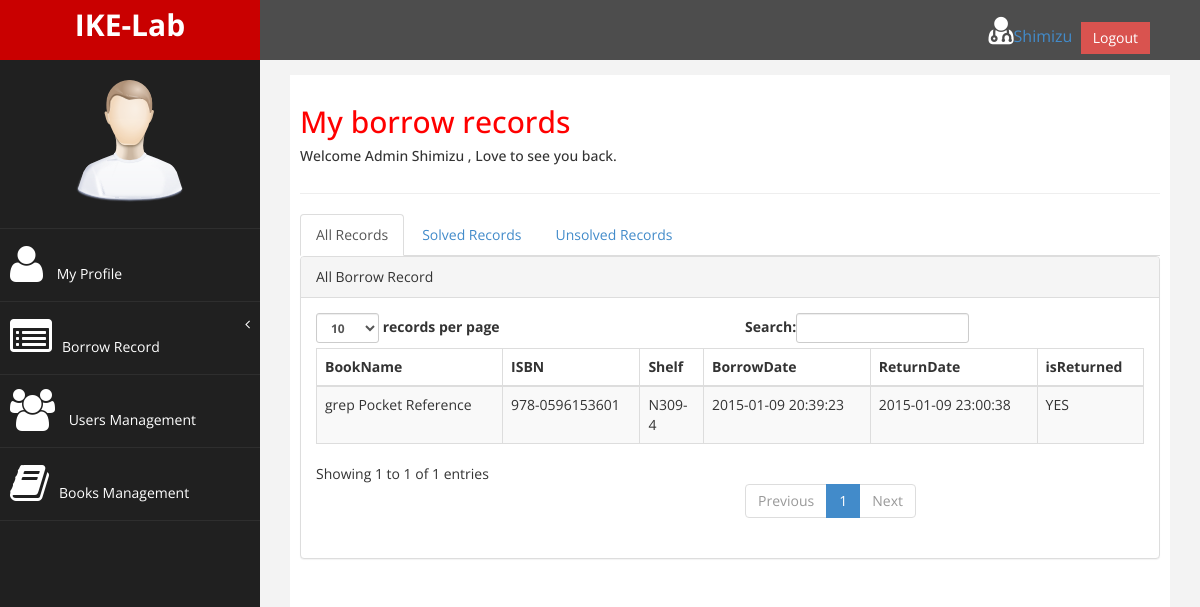
/adminborrow.php (signed in), run on the app's committed database.
### tables this page shows
CREATE TABLE IF NOT EXISTS `record` (
`record_id` int(11) NOT NULL,
  `user_id` int(11) NOT NULL,
  `book_id` int(11) NOT NULL,
  `borrow_date` datetime NOT NULL,
  `return_date` datetime DEFAULT NULL,
  `returned` tinyint(1) NOT NULL
);

CREATE TABLE IF NOT EXISTS `book` (
`book_id` int(11) NOT NULL,
  `isbn` varchar(20) DEFAULT NULL,
  `book_name` varchar(30) NOT NULL,
  `writer_name` varchar(20) NOT NULL,
  `publisher` varchar(20) DEFAULT NULL,
  `price` varchar(6) DEFAULT NULL,
  `shelf_id` varchar(10) NOT NULL,
  `available` tinyint(1) NOT NULL
);

### adminborrow.php (the view, shortened to what this page needs)
<?php require('includes/config.php');
require('layout/adminheader.php');
?>
 <div id="page-wrapper" >
            <div id="page-inner">
                <div class="row">
                    <div class="col-md-12">
                     <h2>My borrow records</h2>
                        <h5>Welcome Admin <?php echo $_SESSION['username']?> , Love to see you back. </h5>
                    </div>
                </div>
                 <hr />
            <div class="row">
                <div class="col-md-12 col-sm-12">
                            <ul class="nav nav-tabs">
                                <li class="active"><a href="#all" data-toggle="tab">All Records</a>
                                </li>
                                <li class=""><a href="#solved" data-toggle="tab">Solved Records</a>
                                </li>
                                <li class=""><a href="#unsolved" data-toggle="tab">Unsolved Records</a>
                                </li>
                            </ul>
                            <div class="tab-content">
                                <div class="tab-pane fade active in" id="all">
                    <div class="panel panel-default">
                        <div class="panel-heading">
                            All Borrow Record
                        </div>
                        <div class="panel-body">
                            <div class="table-responsive">
                                <table class="table table-striped table-bordered table-hover" id="dataTables-example">
                                    <thead>
                                        <tr>
                                            <th>BookName</th>
                                            <th>ISBN</th>
											<th>Shelf</th>
                                            <th>BorrowDate</th>
                                            <th>ReturnDate</th>
											<th>isReturned</th>
                                        </tr>
                                    </thead>
                                    <tbody>
											<?php
											 $username=$_SESSION['username'];
		                                     $result = $db->query("SELECT b.book_name, b.isbn, b.shelf_id, r.borrow_date, r.return_date, r.returned FROM book b, record r, user u WHERE b.book_id=r.book_id and u.user_id=r.user_id and u.user_name='$username'");
											 if ($result->num_rows > 0) {
											  while($row = $result->fetch_assoc()){
												echo "<tr>";
												echo "<td>".$row['book_name']."</td>";
                                                if($row['isbn']!=null){echo "<td>".$row['isbn']."</td>";}else{echo "<td>"."Collection"."</td>";}
 												echo "<td>".$row['shelf_id']."</td>";
												echo "<td>".$row['borrow_date']."</td>";
												echo "<td>".$row['return_date']."</td>";
												if($row['returned']==0){echo "<td>NO</td>";}else{echo "<td>YES</td>";}
												echo '</tr>';
											  }
											 }
											?>
                                    </tbody>
                                </table>
                            </div>
                        </div>
                    </div>
                                </div>
                            </div>
                </div>
			</div>
            </div>
        </div>
</div>
	</div>
</body>
</html>

### assets/css/custom.css (style rules this page uses)
body { font-family: 'Open Sans', sans-serif; }
#page-wrapper { padding: 15px 15px; min-height: 600px; background:#F3F3F3; }
#page-inner { width:100%; margin:10px 20px 10px 0px; background-color:#fff!important; padding:10px; min-height:1200px; }
h2 { color: #f00; }
@media (min-width:768px) { #page-wrapper { margin: 0 0 0 260px; padding: 15px 30px; min-height: 1200px; } }

### data on the page
record: book.book_name "grep Pocket Reference", book.isbn "978-0596153601", book.shelf_id "N309-4", borrow_date "2015-01-09 20:39:23", return_date "2015-01-09 23:00:38", returned "YES"

### other printed values
$_SESSION['username'] "Shimizu"
